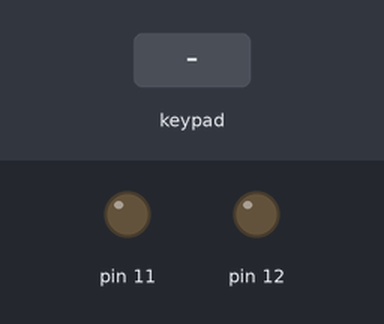
A sketch run on a simulated Arduino Uno, built with avr-gcc and run on an emulated ATmega328P. On the bench: output pins drawn as LEDs (lit = HIGH). Dashed ring = blinking. The inputs (shaded band) are chosen by the test bench. What the sketch prints to the serial monitor is not drawn.

Above: at 1.8 s.
1.9 s: keypad keys 9 8 7 6 # pressed 0.4 s apart
At 2.9 s:
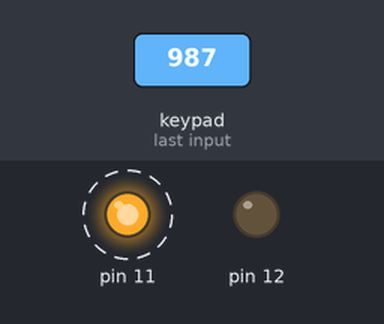
6.9 s: key 'A' pressed
8.5 s: key '5' pressed
10.0 s: keypad keys 5 4 3 2 pressed 0.4 s apart
At 10.3 s:
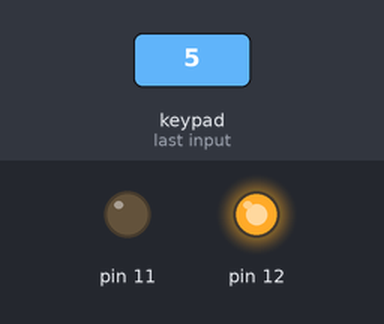
13.1 s: key '1' pressed
Timing chart, 0 to 16.6 s (numbered marks = the images above; inputs shaded):
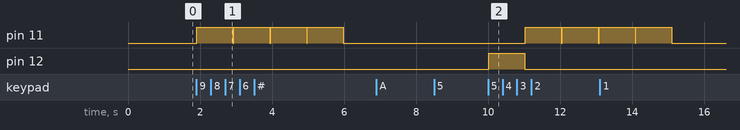

The sketch:

Phase.ino
```cpp
#include <Key.h>
#include <Keypad.h>


//Project K JC


const byte ROWS = 4; // number of rows
const byte COLS = 4; // number of columns

char keys[ROWS][COLS] = {
  {'1', '2', '3', 'A'},
  {'4', '5', '6', 'B'},
  {'7', '8', '9', 'C'},
  {'*', '0', '#', 'D'}
};

byte rowPins[ROWS] = {9, 8, 7, 6};      // row pinouts of the keypad R1 = D8, R2 = D7, R3 = D6, R4 = D5
byte colPins[COLS] = {5, 4, 3, 2};      // column pinouts of the keypad C1 = D4, C2 = D3, C3 = D2
//
//uint32_t red;
//uint32_t green;


Keypad keypad = Keypad( makeKeymap(keys), rowPins, colPins, ROWS, COLS );

void setup() {
  Serial.begin(9600);


  //Test Board works
//  pinMode(LED_BUILTIN, OUTPUT);

  //LED Red, LED2 Green
  pinMode(11, OUTPUT);
  pinMode(12, OUTPUT);
}

char password[4] = {'#','A','5','5'};
int count = 0;


char pushButton(){
  char key = keypad.getKey();
  while (key == NO_KEY){
    Serial.println(key);
    key = keypad.getKey();
  }
  return key;

}

void loop() {

//  red = 1;
//  green = 1;
  //  *********************** LED code********************

  digitalWrite(LED_BUILTIN, HIGH);   // turn the LED on (HIGH is the voltage level)
  //digitalWrite(11, HIGH);  //Green
  //digitalWrite(12, HIGH);  //Red
  //ath(red, green);

  delay(1000);                       // wait for a second
  digitalWrite(LED_BUILTIN, LOW);    // turn the LED off by making the voltage LOW
  digitalWrite(11, LOW);
  digitalWrite(12, LOW);
  //  *********************** keypad code*****************

  char pass = pushButton();
//  *********************password ************************

     if (pass == password[count]) {
      count++;
      Serial.println(pass);
    } else {
         digitalWrite(11, HIGH);  //Red
         count = 0;
    }
  if (count == 4) {
       digitalWrite(12, HIGH);  //Green
       count = 0;
  }
}
//int  ath(uint32_t x, uint32_t y) {
//  if (x == 1) {
//    digitalWrite(11, HIGH);  //Green
//  }
//  if (y == 1) {
//    digitalWrite(12, HIGH);  //Red
//  }
//  return 0;
//}
```

Measured:
- after the input at 1.9 s, pin 11: alternates HIGH for 1.0 s and LOW for 0.02 s, starting at once
- after the input at 6.9 s, every drawn part: stays the same
- after the input at 8.5 s, every drawn part: stays the same
- after the input at 10.0 s, pin 11: alternates HIGH for 1.0 s and LOW for 0.02 s, starting after 1.0 s; pin 12: LOW → HIGH at once, → LOW 1.0 s later
